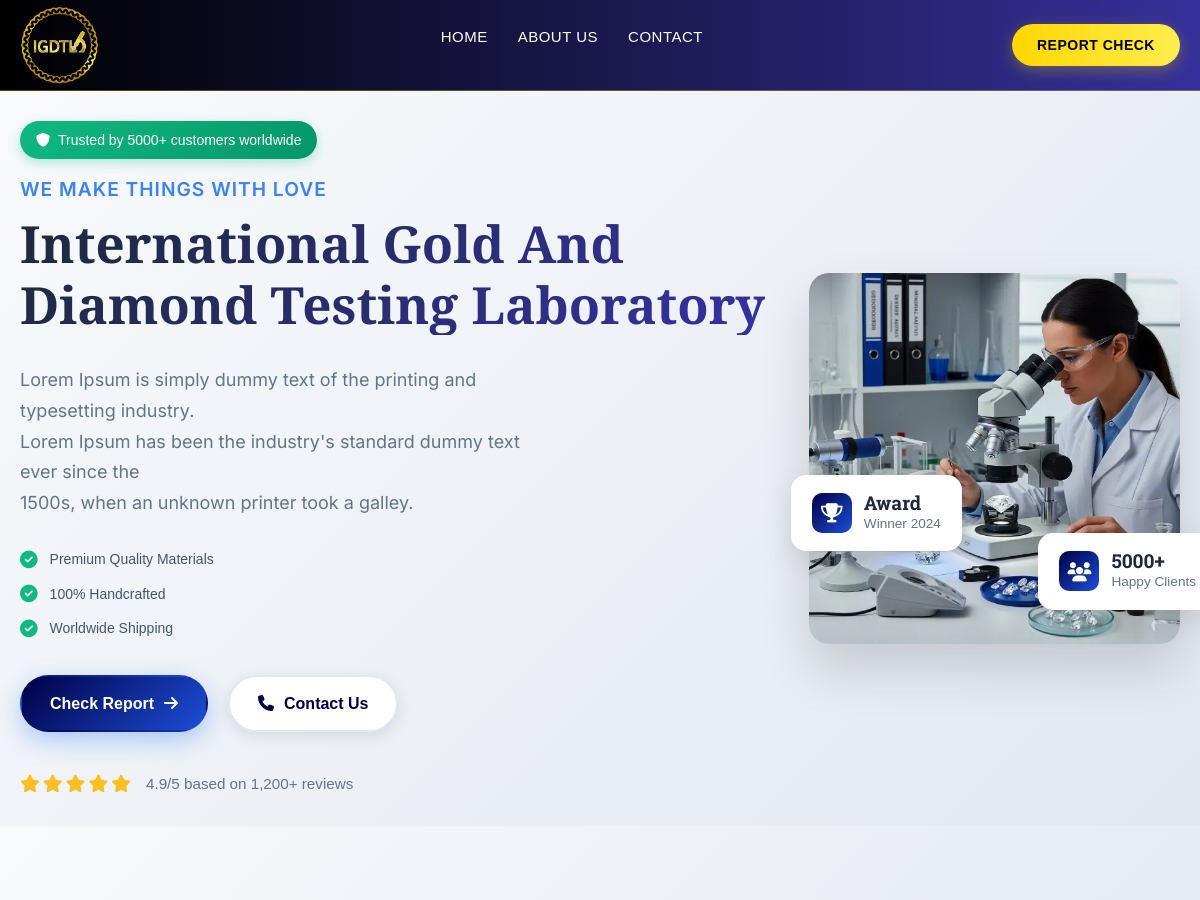
The app's page / (upper part), older data.
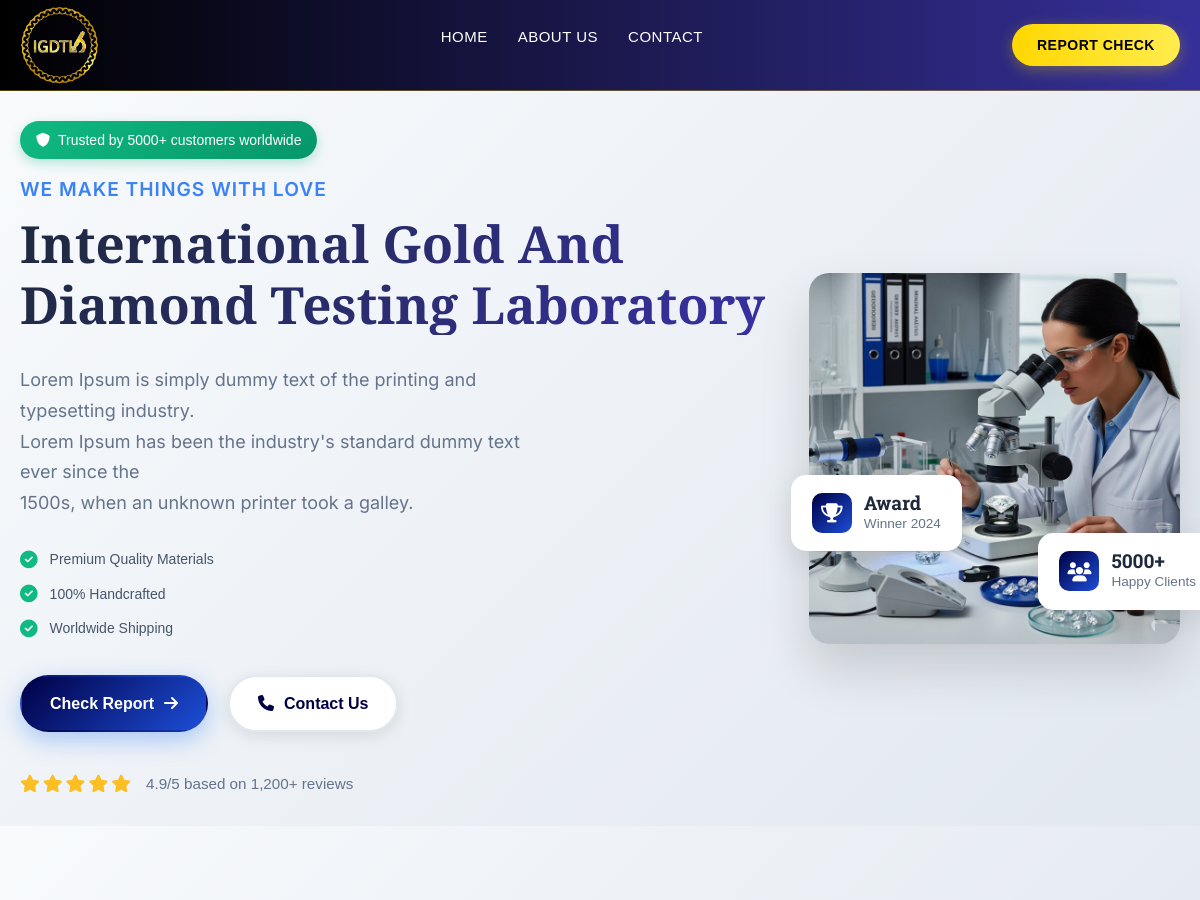
The same page, newer data.
### report/models.py (models this page shows, shortened)
class HomeBanner(models.Model):
    background_image = models.ImageField(upload_to='banners/', blank=True, null=True)
    small_title = models.CharField(max_length=255, blank=True, null=True)  # h3
    big_title = models.CharField(max_length=255, blank=True, null=True)    # h1
    description = models.TextField(blank=True, null=True)
    button_text = models.CharField(max_length=50, blank=True, null=True)
    button_link = models.CharField(max_length=50,blank=True, null=True)

### report/views.py (the view)
# urls.py: path('', views.home, name='home'),
def home(request):
    banner = HomeBanner.objects.first()
    about = AboutSection.objects.first()
    contact_info = ContactInfo.objects.first()
    shapes = DiamondShape.objects.all()
    context = {
        'banner': banner,
        'about': about,
        'contact_info': contact_info,
        'shapes': shapes,
    }
    return render(request, 'home.html', context)

### templates/home.html (shortened to what this page needs)
{% extends "base.html" %}
{% block body %}
{% include "banner.html" %}
{% endblock body %}

### templates/banner.html (shortened to what this page needs)
<section class="split-hero">
    <div class="container">
        <div class="row align-items-center">
            <div class="col-lg-8 col-md-12 hero-text">
                <div class="trust-badge">
                    <i class="fa fa-shield"></i>
                    <span>Trusted by 5000+ customers worldwide</span>
                </div>
                <h3>{{ banner.small_title }}</h3>
                <h1>{{ banner.big_title }}</h1>
                <p>{{ banner.description|linebreaks }}</p>
                <div class="features-list">
                    <div class="feature-item">
                        <i class="fa fa-check-circle"></i>
                        <span>Premium Quality Materials</span>
                    </div>
                    <div class="feature-item">
                        <i class="fa fa-check-circle"></i>
                        <span>100% Handcrafted</span>
                    </div>
                    <div class="feature-item">
                        <i class="fa fa-check-circle"></i>
                        <span>Worldwide Shipping</span>
                    </div>
                </div>
                <div class="hero-buttons">
                    {% if banner.button_text and banner.button_link %}
                    <a href="{{ banner.button_link }}" class="hero-btn primary">
                        {{ banner.button_text }}
                        <i class="fa fa-arrow-right"></i>
                    </a>
                    {% endif %}
                    <a href="/contact" class="hero-btn secondary">
                        <i class="fa fa-phone"></i>
                        Contact Us
                    </a>
                </div>
                <div class="social-proof">
                    <div class="rating-section">
                        <div class="stars">
                            <i class="fa fa-star"></i>
                            <i class="fa fa-star"></i>
                            <i class="fa fa-star"></i>
                            <i class="fa fa-star"></i>
                            <i class="fa fa-star"></i>
                        </div>
                        <span class="rating-text">4.9/5 based on 1,200+ reviews</span>
                    </div>
                </div>
            </div>
            <div class="col-lg-4 col-md-12 hero-img">
                <div class="image-container">
                    <img src="{{ banner.background_image.url }}" alt="Banner Image">
                    <div class="floating-card card-1">
                        <div class="card-icon">
                            <i class="fa fa-users"></i>
                        </div>
                        <div class="card-content">
                            <h4>5000+</h4>
                            <p>Happy Clients</p>
                        </div>
                    </div>
                    <div class="floating-card card-2">
                        <div class="card-icon">
                            <i class="fa fa-trophy"></i>
                        </div>
                        <div class="card-content">
                            <h4>Award</h4>
                            <p>Winner 2024</p>
                        </div>
                    </div>
                </div>
            </div>
        </div>
    </div>
</section>
<section class="diamond-shapes">
</section>

Row changes from the older to the newer data that the page shows:
changed HomeBanner "International Gold And Diamond Testing Laboratory": background_image: a different picture
